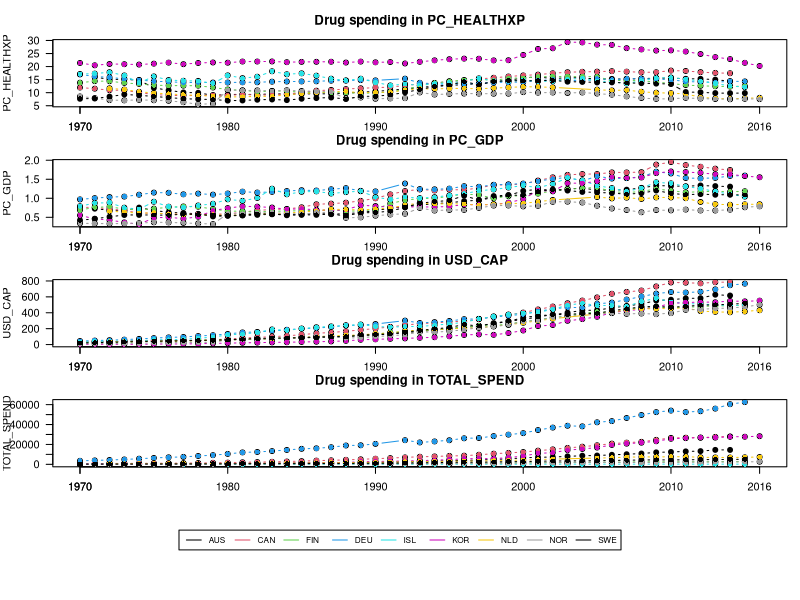

The R source for this figure:
#Q1
Drugs <- read.csv("Drugs.txt", header = T, ) #load data from file "Drugs.txt" in dataframe "Drugs"
Drugs$FLAG_CODES <- NULL #remove the variable "FLAG_CODES"

#Q2
length(unique(Drugs$LOCATION)) #number of countries
t <- table(Drugs$LOCATION) #create a table with countries' acronyms and datapoints (years) per country
t <- t[order(t)] #sort the table in ascending order

#Q3
#the countries in top 25%, belongs to the 75% of the distribution based upon the number of datapoints that can be found in the table "t"
q <- quantile(t, p=0.75)
r <- row.names(as.table(which(t>= q))) #get the names of the countries stored in table "t" and are above the quantile  
s <- subset(Drugs, Drugs$LOCATION %in% r) #show the available information of the selected countries

#Q4
x1 <- s$TIME #create a vector with the column "TIME" in "s" table
loc <- unique(s$LOCATION)
c <- colnames(s)

par(mfrow=c(5,1), mar = c(1,4,3,1), las = 1) #combine 5 plots in the same window (the 5th is the legend)
for (i in seq(3, length(c), by=1)) { #in every loop a plot that referred to a metric is created
  plot(x1, s[,c[i]], xlab = "Years", ylab = c[i], main = paste("Drug spending in", c[i], sep = " "))
  axis(1, at=c(min(x1), max(x1)), lab=c(min(x1), max(x1))) #define the x-axis limits
  for (j in 1:length(loc)) { #in every loop each country takes a different color
    lines(x1[s$LOCATION==loc[j]], s[,c[i]][s$LOCATION==loc[j]], col = j, type = "b", pch = 16)
  }
}

#create the legend (as a plot)
par(mai=c(0,0,0,0))
plot.new()
legend("center", legend = loc[1:length(loc)], box.lty = 1, lty = 1, col = c(1:length(loc)), bg = "transparent", horiz = TRUE, cex = 0.75)

#Q5
bel <- Drugs[(Drugs$LOCATION == "BEL"),] #data frame "bel" contains all the data concerning the Belgium
now <- max(bel$TIME) + 1 #the year we are now

yprobs <- list() #initializes the list "yprobs"
for (i in seq(3, length(colnames(bel)), by=1)) { #loop to calculate probability starting the iterator from the column "PC_HEALTHXP"
  d <- length(which(diff(bel[,colnames(bel)[i]]) > 0)) #calculate how many years each metric is higher than the year before
  yprobs <- append(yprobs, (d/length(bel$LOCATION))) #append to the "yprobs" list the probability of drug expenditure increase for each metric of the wanted country
}
yprobs <- as.numeric(yprobs[1:4]) #convert the list into a numeric vector
names(yprobs) <- colnames(bel)[3:6] #name the variables on the vector "yprobs" as the columns of Belgium's data frame
fiveprobs <- dbinom(4, 5, yprobs[1:4]) #calculate the probability of increase in the next 5 years with the Binomial distribution [we use this distribution because the solution of the problem is based upon two outcomes (increase or decrease of drug expenditure)]

#create the requested list
belist <- list(bel, c(min(bel$TIME), max(bel$TIME)), length(unique(bel$TIME)), yprobs, fiveprobs) 
names(belist) <- c("Data", "Years", "Data.points", "YearlyProbs", "FiveYeProbs")

#Q6
#create the requested function which is called "calc" 
calc <- function(DATA = NULL, METRIC = "pc.gdp", nofY = 5){
          if("FLAG_CODES" %in% colnames(DATA) | length(unique(DATA$LOCATION)) > 1 | is.null(DATA)){ #we take as constraint and the possibility that the data frame will be null, because in that case we can't move on
            return()
          }
          if(METRIC == "pc.gdp") {
            metric <- colnames(DATA)[3]
          } else if (METRIC == "pc.tot"){
            metric <- colnames(DATA)[4]
          } else if (METRIC == "per.ca"){
            metric <- colnames(DATA)[5]
          } else if(METRIC == "total"){
            metric <- colnames(DATA)[6]
          } else {
            return()
          }
          if (nofY != 5){
            print(paste("The probability of increasing drug expenditure in at least", nofY-1, "out of the following", nofY, "years.", sep = " "))
          }
          #calculate the probability as we did in the previous question
          p <- length(which(diff(DATA[,metric]) > 0))/length(DATA[,metric]) 
          prob <- dbinom(nofY-1, nofY, p)
          if (length(unique(DATA$TIME)) < 10){
            return("Unable to calculate probability (n< 10)")
          } else{
            return(paste("Based on", length(unique(DATA$TIME)), "datapoints from years", min(DATA$TIME), "to", max(DATA$TIME), "the probability that", DATA$LOCATION[1], "will increase its drug expenditure, in terms of", metric, "in at least", nofY-1, "years in the period", max(DATA$TIME), "to", max(DATA$TIME)+1+nofY, "is", prob, ".", sep = " "))
          }
}